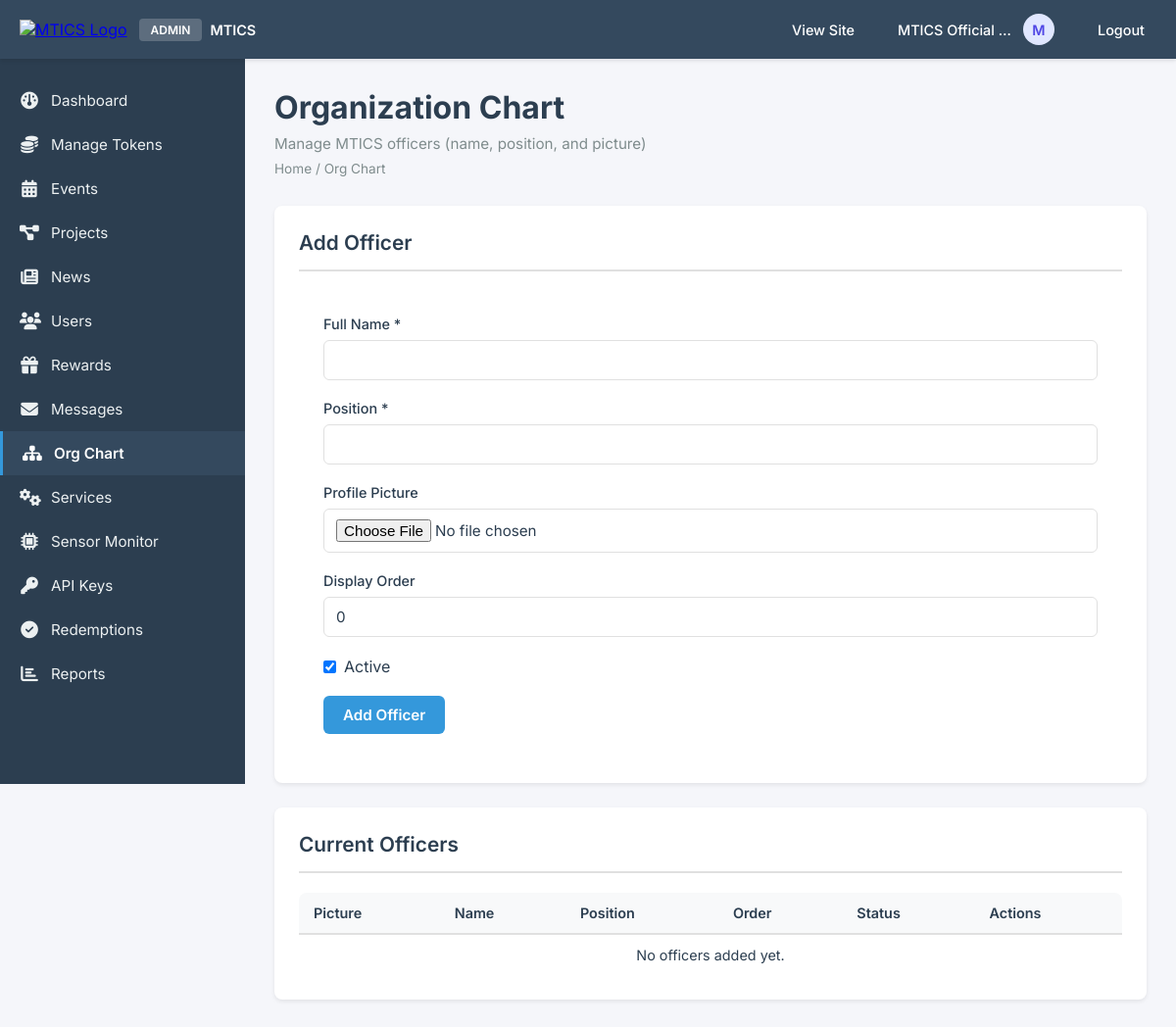
Page /admin/org_chart.php (signed in) on the earlier database version.
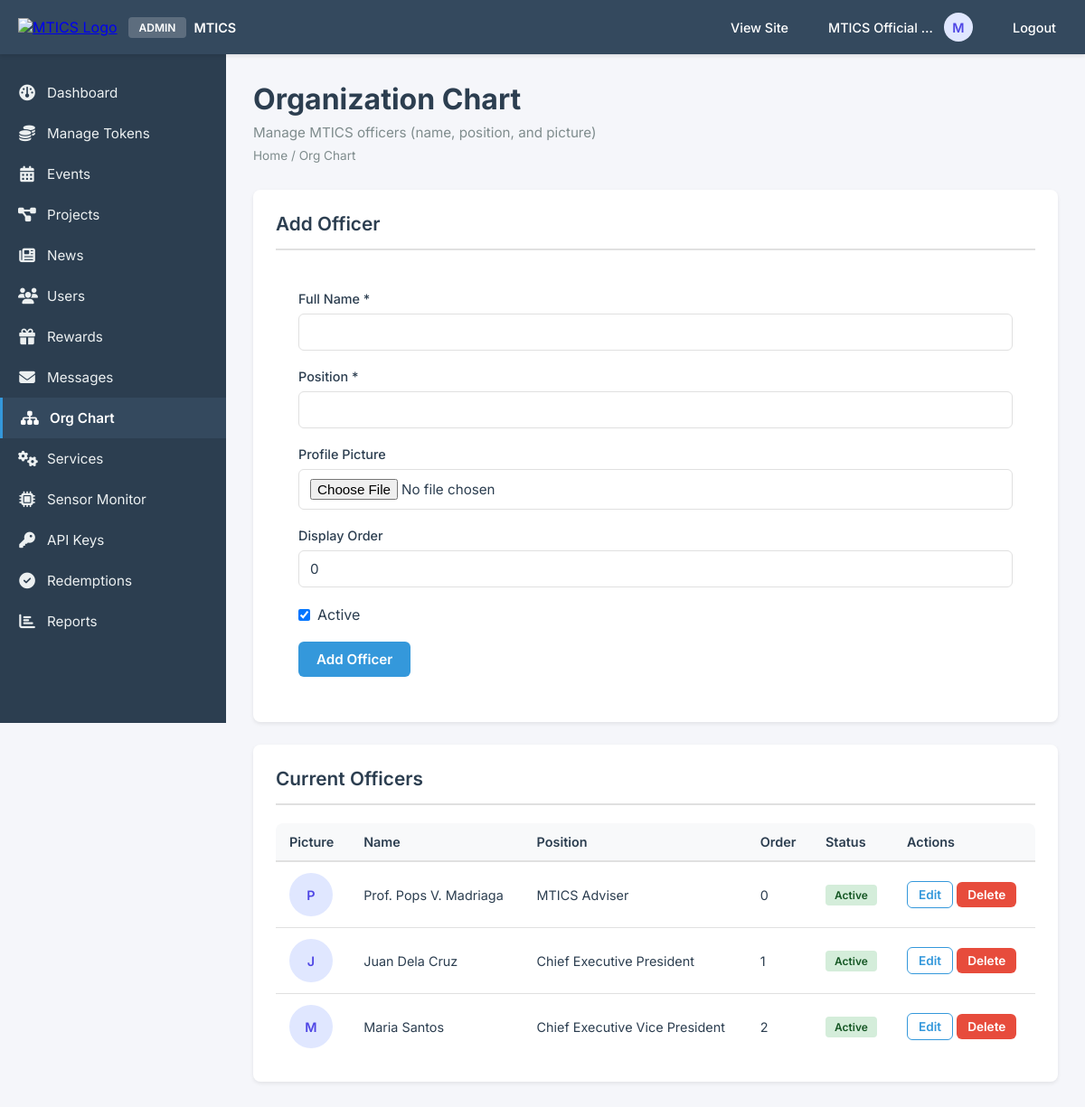
Same page on the later database version.
### tables this page shows
CREATE TABLE IF NOT EXISTS org_officers (
    id INT AUTO_INCREMENT PRIMARY KEY,
    full_name VARCHAR(255) NOT NULL,
    position VARCHAR(255) NOT NULL,
    profile_image VARCHAR(255),
    display_order INT DEFAULT 0,
    is_active BOOLEAN DEFAULT TRUE,
    created_at TIMESTAMP DEFAULT CURRENT_TIMESTAMP,
    updated_at TIMESTAMP DEFAULT CURRENT_TIMESTAMP ON UPDATE CURRENT_TIMESTAMP,
    INDEX idx_is_active (is_active),
    INDEX idx_display_order (display_order)
);

### admin/org_chart.php (the view, shortened to what the changed rows need)
<?php
$db = Database::getInstance()->getConnection();
$editing = null;
$stmt = $db->query("SELECT * FROM org_officers ORDER BY display_order ASC, full_name ASC");
$officers = $stmt->fetchAll();
include '../includes/admin_header.php';
?>
<div class="admin-content">
    <div class="admin-container">
        <div class="admin-page-header">
            <h1 class="admin-page-title">Organization Chart</h1>
        </div>
        <div class="admin-section">
            <h2 class="admin-section-title"><?php echo $editing ? 'Edit Officer' : 'Add Officer'; ?></h2>
        </div>
        <div class="admin-section">
            <h2 class="admin-section-title">Current Officers</h2>
            <div class="admin-table-container">
                <table class="admin-table">
                    <thead>
                        <tr>
                            <th>Picture</th>
                            <th>Name</th>
                            <th>Position</th>
                            <th>Order</th>
                            <th>Status</th>
                            <th>Actions</th>
                        </tr>
                    </thead>
                    <tbody>
                        <?php if (empty($officers)): ?>
                            <tr>
                                <td colspan="6" style="text-align:center; padding: var(--spacing-md); color: var(--medium-gray);">
                                    No officers added yet.
                                </td>
                            </tr>
                        <?php else: ?>
                            <?php foreach ($officers as $officer): ?>
                                <tr>
                                    <td>
                                        <div style="width:48px; height:48px; border-radius:999px; overflow:hidden; background:#e0e7ff; display:flex; align-items:center; justify-content:center;">
                                            <?php if (!empty($officer['profile_image'])): ?>
                                                <img src="<?php echo htmlspecialchars($officer['profile_image']); ?>" alt="Officer" style="width:100%; height:100%; object-fit:cover;">
                                            <?php else: ?>
                                                <span style="font-weight:600; color:#4f46e5;">
                                                    <?php echo strtoupper(substr($officer['full_name'], 0, 1)); ?>
                                                </span>
                                            <?php endif; ?>
                                        </div>
                                    </td>
                                    <td><?php echo htmlspecialchars($officer['full_name']); ?></td>
                                    <td><?php echo htmlspecialchars($officer['position']); ?></td>
                                    <td><?php echo (int)$officer['display_order']; ?></td>
                                    <td>
                                        <span class="badge badge-<?php echo $officer['is_active'] ? 'success' : 'warning'; ?>">
                                            <?php echo $officer['is_active'] ? 'Active' : 'Hidden'; ?>
                                        </span>
                                    </td>
                                    <td>
                                        <a href="org_chart.php?edit=<?php echo (int)$officer['id']; ?>" class="admin-btn admin-btn-secondary admin-btn-sm">Edit</a>
                                        <form method="POST" action="org_chart.php" style="display:inline;">
                                            <button type="submit" class="admin-btn admin-btn-danger admin-btn-sm" onclick="return confirm('Remove this officer?');">
                                                Delete
                                            </button>
                                        </form>
                                    </td>
                                </tr>
                            <?php endforeach; ?>
                        <?php endif; ?>
                    </tbody>
                </table>
            </div>
        </div>
    </div>
</div>
<?php include '../includes/admin_footer.php'; ?>

Differences in the rows shown:
added org_officers: full_name "P", full_name "Prof. Pops V. Madriaga", position "MTICS Adviser", display_order "0", is_active "Active"
added org_officers: full_name "J", full_name "Juan Dela Cruz", position "Chief Executive President", display_order "1", is_active "Active"
added org_officers: full_name "M", full_name "Maria Santos", position "Chief Executive Vice President", display_order "2", is_active "Active"
Other differences:
text no longer shown: "No officers added yet."
